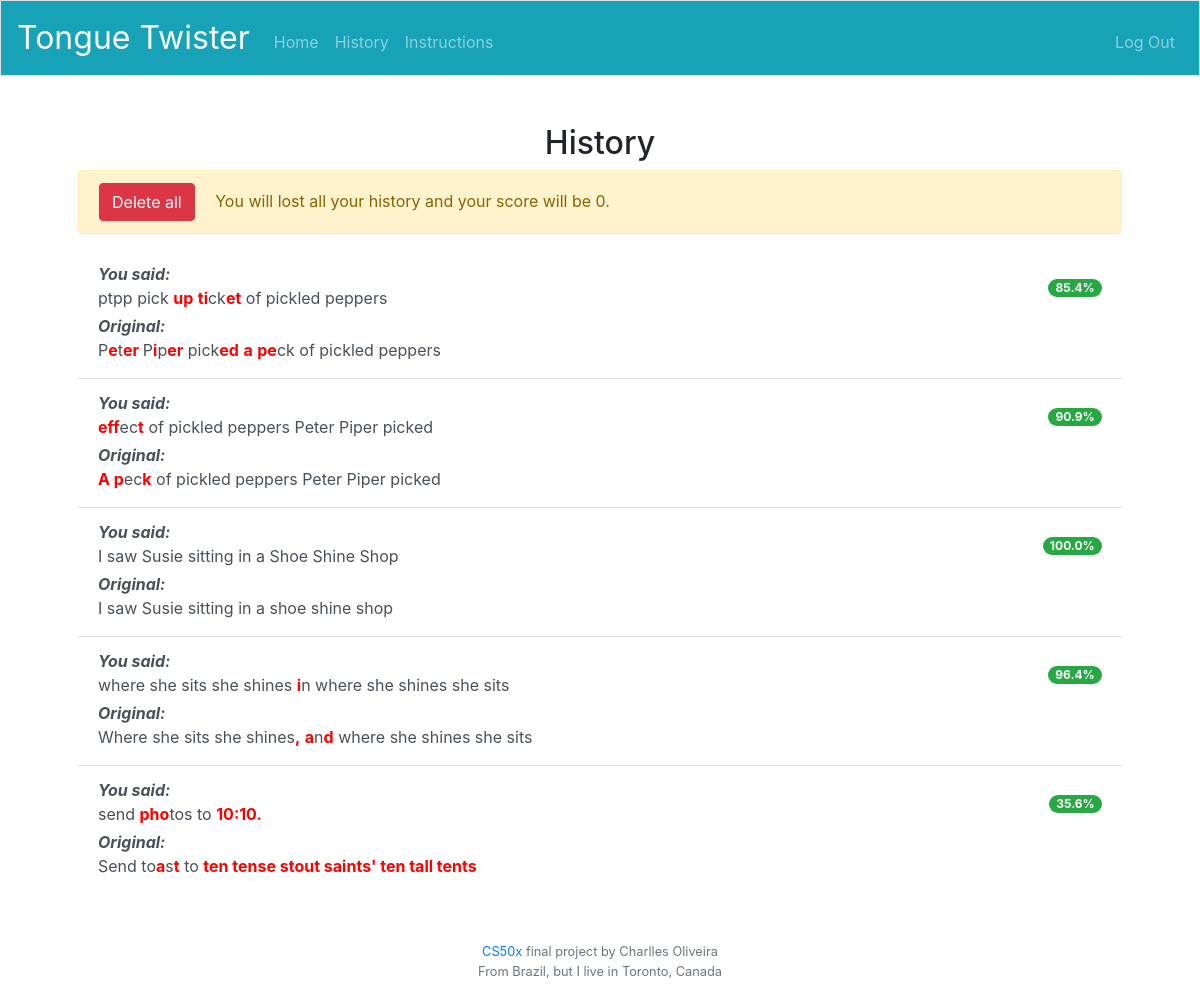
Screenshot of /history (signed in) with the database file from the repository.
### tables this page shows
CREATE TABLE history (
    users_id INTEGER NOT NULL, 
    phrases_id INTEGER NOT NULL,
    user_speech TEXT NULL DEFAULT NULL,
    user_speech_html TEXT NULL DEFAULT NULL,
    original_phrase_html TEXT NULL DEFAULT NULL,
    score NUMERIC DEFAULT 0.0
);

### app.py (the view, shortened to what this page needs)
@app.route("/history", methods=["GET", "POST"])
@login_required
def history():
    if request.method == "POST":
        db.execute("DELETE FROM history WHERE users_id = :users_id;",
                    users_id=session["user_id"])
        db.execute("UPDATE users SET score = :score WHERE id = :user_id;",
                    score=0.0, user_id=session["user_id"])
    history = db.execute("SELECT * FROM history INNER JOIN phrases p ON p.id = phrases_id WHERE users_id = :users_id;",
                        users_id=session["user_id"])
    return render_template("history.html", history=history)

### app.py (called while the page is built)
@app.after_request
def after_request(response):
    response.headers["Cache-Control"] = "no-cache, no-store, must-revalidate"
    response.headers["Expires"] = 0
    response.headers["Pragma"] = "no-cache"
    return response

### helpers.py (called while the page is built)
def login_required(f):
    @wraps(f)
    def decorated_function(*args, **kwargs):
        if session.get("user_id") is None:
            return redirect("/login")
        return f(*args, **kwargs)
    return decorated_function

### templates/history.html (shortened to what this page needs)
{% extends "layout.html" %}
{% block main %}
<div class="list-group list-group-flush">
	<p class="h2">History</p>
	{% if not history %}
		<p>Nothing yet</p>
	{% else %}
		<form action="/history" method="POST">
			<div class="alert alert-warning text-left" role="alert">
				<button type="submit" class="btn btn-danger">Delete all</button>
				<span style="padding: 1rem;">You will lost all your history and your score will be 0.</span>
			</div>
		</form>
	{% endif %}
	{% for item in history %}
		<a href="history?item={{item['id']}}" class="list-group-item list-group-item-action">
			<div class="d-flex w-100 justify-content-between align-items-center">
				<p class="mb-1 text-left">
					<strong><i>You said:</i></strong>
					<br>{{ item["user_speech_html"]|safe }}
				</p>
				{% if item["score"] != None %}
					<span class="badge badge-success badge-pill">{{ "{:.1f}%".format(item["score"]) }}</span>
				{% endif %}
			</div>
			<p class="mb-1 text-left">
				<strong><i>Original:</i></strong>
				<br>{{ item["original_phrase_html"]|safe }}
			</p>
		</a>
	{% endfor %}
</div>
{% endblock %}

### templates/layout.html (shortened to what this page needs)
<!DOCTYPE html>
<html lang="en">
    <head>
        <link rel="stylesheet" href="https://cdn.jsdelivr.net/npm/bootstrap@4.5.3/dist/css/bootstrap.min.css">
        <link href="/static/css/styles.css" rel="stylesheet">
        <link href="/static/css/all.min.css" rel="stylesheet">
    </head>
    <body>
        <nav class="navbar navbar-expand-md navbar-dark bg-info border">
            <a class="navbar-brand text-light" href="/">Tongue Twister</a>
            <div class="collapse navbar-collapse" id="navbar">
                {% if session.user_id %}
                    <ul class="navbar-nav mr-auto mt-2">
                        <li class="nav-item"><a class="nav-link" href="/">Home</a></li>
                        <li class="nav-item"><a class="nav-link" href="/history">History</a></li>
                        <li class="nav-item"><a class="nav-link" href="/instructions">Instructions</a></li>
                    </ul>
                    <ul class="navbar-nav ml-auto mt-2">
                        <li class="nav-item"><a class="nav-link" href="/logout">Log Out</a></li>
                    </ul>
                {% else %}
                    <ul class="navbar-nav ml-auto mt-2">
                        <li class="nav-item"><a class="nav-link" href="/register">Register</a></li>
                        <li class="nav-item"><a class="nav-link" href="/login">Log In</a></li>
                    </ul>
                {% endif %}
            </div>
        </nav>
        <main class="container p-5">
            {% block main %}{% endblock %}
        </main>
        <footer class="small text-center text-muted">
            <a href="https://cs50.harvard.edu/x/">CS50x</a> final project by Charlles Oliveira
            <p>From Brazil, but I live in Toronto, Canada</p>
        </footer>
    </body>
</html>

### static/css/styles.css (style rules this page uses)
nav .navbar-brand { font-size: xx-large; }
main { overflow-x: auto; text-align: center; }

### rows the page displays
history: user_speech_html "ptpp pick up ti ck et of pickled peppers", score "85.4%", original_phrase_html "P e t er P i p er pick ed a pe ck of pickled peppers"
history: user_speech_html "eff ec t of pickled peppers Peter Piper picked", score "90.9%", original_phrase_html "A p ec k of pickled peppers Peter Piper picked"
history: user_speech_html "I saw Susie sitting in a Shoe Shine Shop", score "100.0%", original_phrase_html "I saw Susie sitting in a shoe shine shop"
history: user_speech_html "where she sits she shines i n where she shines she sits", score "96.4%", original_phrase_html "Where she sits she shines , a n d where she shines she sits"
history: user_speech_html "send pho tos to 10:10.", score "35.6%", original_phrase_html "Send to a s t to ten tense stout saints' ten tall tents"
